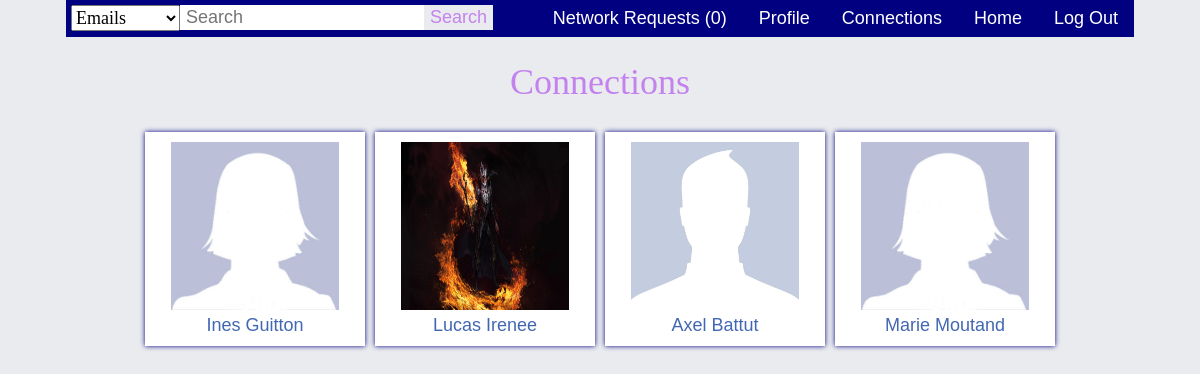
The page /friends.php (signed in) on the database its author committed.
### tables this page shows
CREATE TABLE `users` (
  `user_id` int(11) NOT NULL,
  `user_firstname` varchar(20) NOT NULL,
  `user_lastname` varchar(20) NOT NULL,
  `user_nickname` varchar(20) DEFAULT NULL,
  `user_password` varchar(255) NOT NULL,
  `user_email` varchar(255) NOT NULL,
  `user_gender` char(1) NOT NULL,
  `user_birthdate` date NOT NULL,
  `user_status` char(1) DEFAULT NULL,
  `user_about` text,
  `user_hometown` varchar(255) DEFAULT NULL
);

### friends.php (the view, shortened to what this page needs)
<?php
$conn = connect();
?>
<!DOCTYPE html>
<html>
<head>
    <link rel="stylesheet" type="text/css" href="resources/css/main.css">
</head>
<body>
    <div class="container">
        <?php include 'includes/navbar.php'; ?>
        <h1>Connections</h1>
        <?php
            echo '<center>';
            $sql = "SELECT users.user_id, users.user_firstname, users.user_lastname, users.user_gender
                    FROM users
                    JOIN (
                        SELECT friendship.user1_id AS user_id
                        FROM friendship
                        WHERE friendship.user2_id = {$_SESSION['user_id']} AND friendship.friendship_status = 1
                        UNION
                        SELECT friendship.user2_id AS user_id
                        FROM friendship
                        WHERE friendship.user1_id = {$_SESSION['user_id']} AND friendship.friendship_status = 1
                    ) userfriends
                    ON userfriends.user_id = users.user_id";
            $query = mysqli_query($conn, $sql);
            $width = '168px';
            $height = '168px';
            if($query){
                if(mysqli_num_rows($query) == 0){
                    echo '<div class="post">';
                    echo 'You don\'t yet have any friends.';
                    echo '</div>';
                } else {
                    while($row = mysqli_fetch_assoc($query)){
                    echo '<div class="frame">';
                    echo '<center>';
                    include 'includes/profile_picture.php';
                    echo '<br>';
                    echo '<a href="profile.php?id=' . $row['user_id'] . '">' . $row['user_firstname'] . ' ' . $row['user_lastname'] . '</a>';
                    echo '</center>';
                    echo '</div>';
                    }
                }
            }
            echo '</center>';
        ?>
    </div>
</body>
</html>

### includes/navbar.php (shortened to what this page needs)
<div class="usernav">
    <?php
        $sql2 = "SELECT COUNT(*) AS count FROM friendship
                 WHERE friendship.user2_id = {$_SESSION['user_id']} AND friendship.friendship_status = 0";
        $query2 = mysqli_query($conn, $sql2);
        $row = mysqli_fetch_assoc($query2);
    ?>
    <ul>
        <li><a href="requests.php">Network Requests (<?php echo $row['count'] ?>)</a></li><li><a href="profile.php">Profile</a></li><li><a href="friends.php">Connections</a></li><li><a href="home.php">Home</a></li><li><a href="logout.php">Log Out</a></li>
    </ul>
    <div class="globalsearch">
        <form method="get" action="search.php" onsubmit="return validateField()">
            <select name="location">
                <option value="emails">Emails</option>
            </select><input type="text" placeholder="Search" name="query" id="query"><input type="submit" value="Search" id="querybutton">
        </form>
    </div>
</div>

### includes/profile_picture.php
<?php
$target = glob("data/images/profiles/" . $row['user_id'] . ".*");
if($target) {
    echo '<img src="' . $target[0] . '" width="' . $width . '" height="' . $height .'">';
} else {
    if($row['user_gender'] == 'M') {
        echo '<img src="data/images/profiles/M.jpg" width="' . $width . '" height="' . $height .'">';
    } else if ($row['user_gender'] == 'F') {
        echo '<img src="data/images/profiles/F.jpg" width="' . $width . '" height="' . $height .'">';
    }
}
?>

### resources/css/main.css (style rules this page uses)
body { margin: 0; font-family: Fontin, Arial, Verdana; font-size: 18px; background-color: #e9ebee; }
input { font-family: Fontin, Arial, Verdana; width: 100%; font-size: 18px; padding: 2px; }
ul { list-style: none; }
ul a { text-decoration: none; }
.container { margin: 0 auto; width: 1068px; }
.usernav { background-color: navy; overflow: auto; }
.usernav ul { float: right; margin: 0; padding: 0; }
.usernav ul li { display: inline; }
.usernav ul li a { display: inline-block; color: white; padding: 8px 16px; }
.usernav .globalsearch { margin: 0; width: 60%; background-color: navy; }
.usernav .globalsearch input[type=text] { border: none; width: auto; padding: 2px 6px; }
.usernav .globalsearch input[type=submit] { background-color: #e9ebee; color: rgb(195, 130, 238); border: none; margin: 5px 5px 5px 0; padding: 2px 6px; width: auto; }
.usernav .globalsearch select { font-family: Fontin; font-size: 18px; margin-left: 5px; padding: 0.9px 0px; vertical-align: -1px; }
h1 { font-family: Fontin SmallCaps; color: rgb(195, 130, 238); font-weight: normal; text-align: center; }
input[type=submit] { color: white; cursor: pointer; background-color: rgb(195, 130, 238); border: none; padding: 8px; }
.container input[type=submit] { background-color: navy; }
.frame { width: 200px; display: inline-block; box-shadow: 0 0 5px navy; background-color: white; padding: 10px; margin: 5px; }

### friends.php (style rules this page uses)
.frame a { text-decoration: none; color: #4267b2; }

### rows shown on the page
users: shows a picture, user_firstname "Ines", user_lastname "Guitton"
users: shows a picture, user_firstname "Lucas", user_lastname "Irenee"
users: user_firstname "Axel", user_lastname "Battut"
users: user_firstname "Marie", user_lastname "Moutand"

### other values the page prints
$row['count'] "0"
